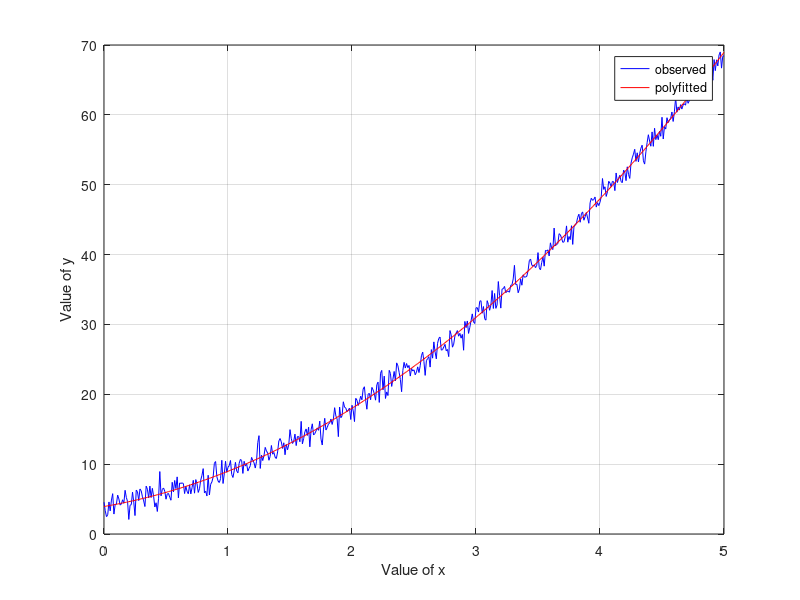

This figure's MATLAB source:
clc;close all;
x=0:0.01:5;
y=2*x.^2+3*x+4;
db=30;
yo=awgn(y,db,'measured');

%polyfit%
ap=polyfit(x,yo,2) %for n=2
yp=polyval(ap,x);
MSEp=mean(yo-yp.^2);

figure;
plot(x,yo,'b',x,yp,'r')
xlabel('Value of x')
ylabel('Value of y')
legend('observed','polyfitted');
grid on